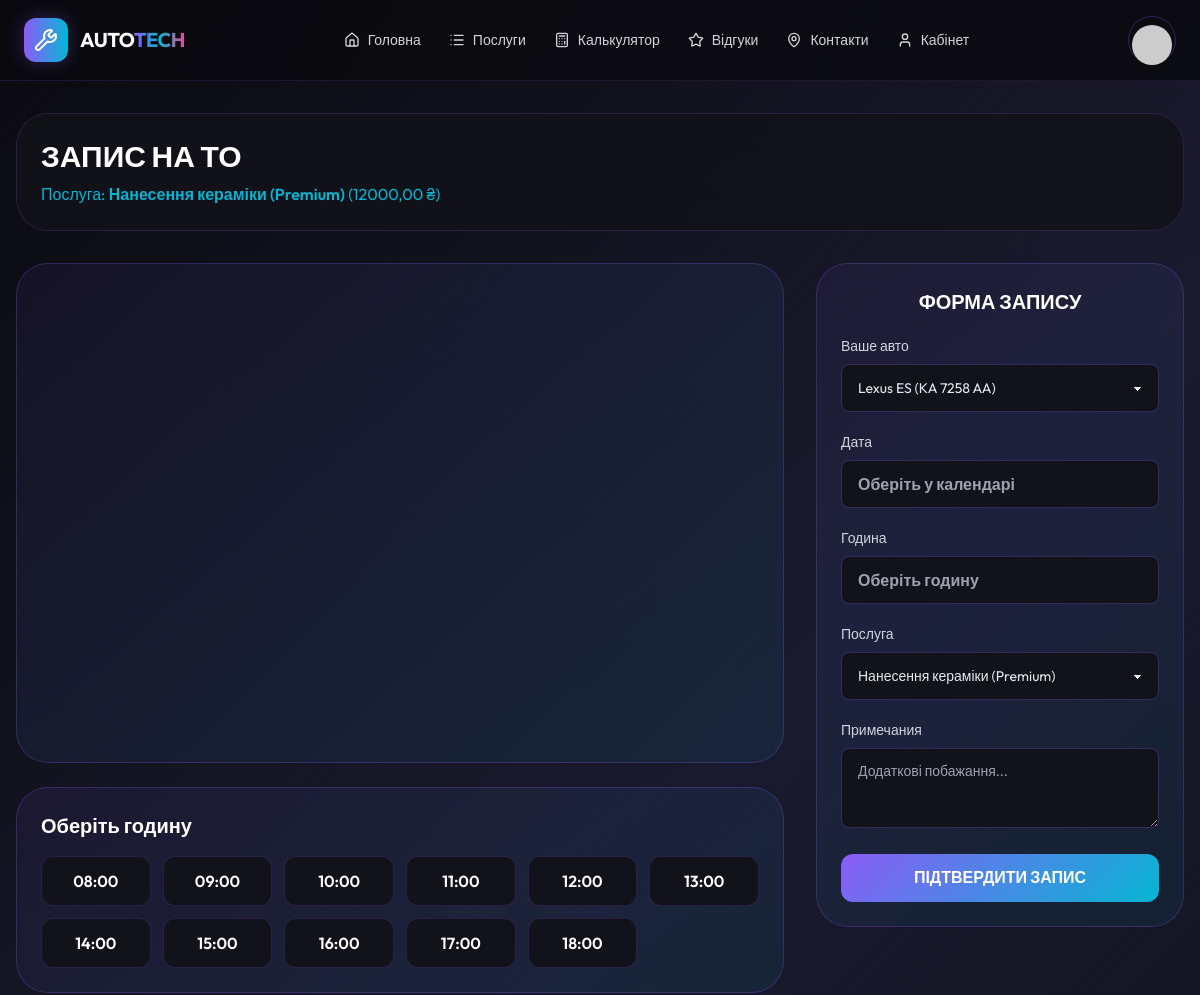
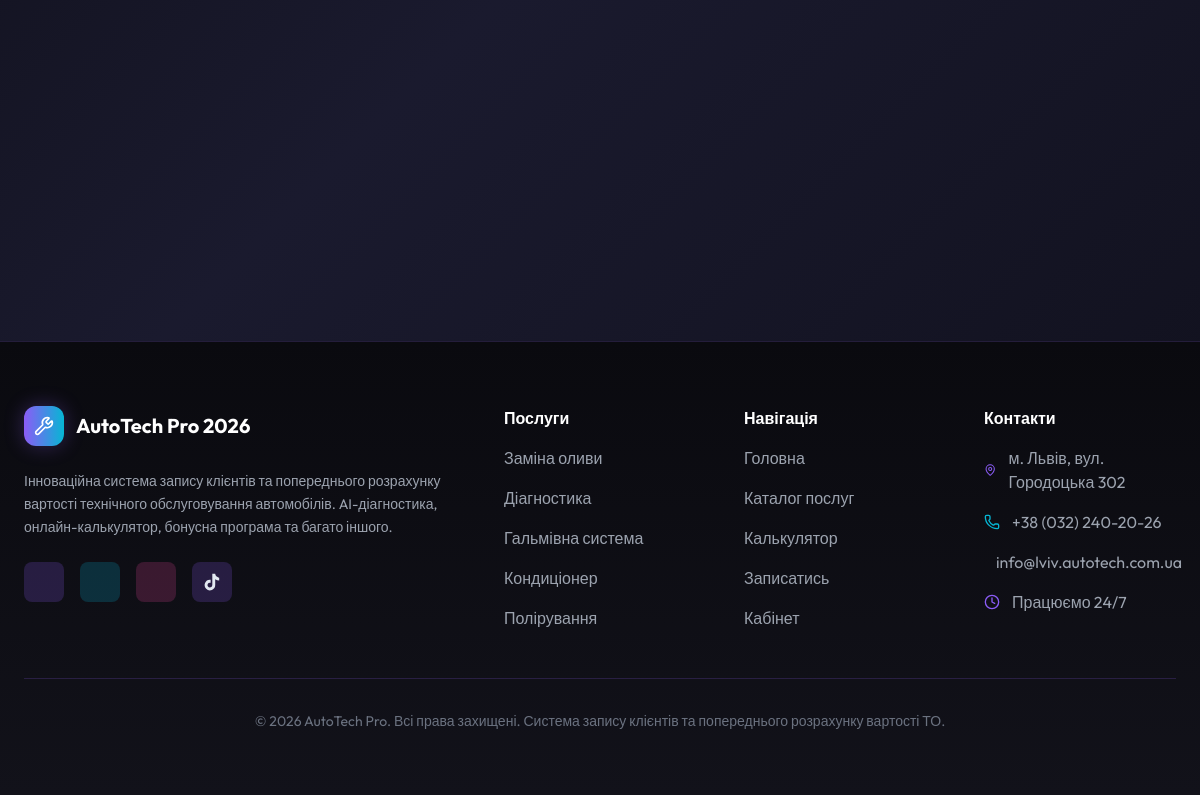
The page /bookings/create/?service=5 (signed in) on the database its author committed (2 pictures, top to bottom).
### services/models.py (models this page shows, shortened)
class Service(models.Model):
    category = models.ForeignKey(ServiceCategory, on_delete=models.CASCADE, related_name="services")
    name = models.CharField(max_length=200, verbose_name=_("Назва послуги"))
    description = models.TextField(blank=True, verbose_name=_("Опис"))
    base_price = models.DecimalField(max_digits=10, decimal_places=2, verbose_name=_("Базова ціна"))
    estimated_time = models.DurationField(verbose_name=_("Орієнтовний час"))
    class Meta:
        verbose_name = _("Послуга")
        verbose_name_plural = _("Послуги")

### bookings/views.py (the view, shortened to what this page needs)
# urls.py: path("create/", views.booking_create, name="create"),
@login_required
def booking_create(request):
    today = datetime.now().strftime("%Y-%m-%d")
    hours_list = ["08", "09", "10", "11", "12", "13", "14", "15", "16", "17", "18"]
    service_id = request.GET.get("service")
    selected_service = None
    service_filter = None
    if service_id:
        try:
            selected_service = Service.objects.get(id=service_id)
            service_filter = selected_service.name
        except Service.DoesNotExist:
            pass
    booked_dates = []
    bookings_query = Booking.objects.all()
    if service_filter:
        bookings_query = bookings_query.filter(service_type=service_filter)
    booked_dates_json = str(booked_dates).replace("'", '"')
    cars = UserCar.objects.filter(user=request.user)
    return render(
        request,
        "bookings/create.html",
        {
            "cars": cars,
            "hours_list": hours_list,
            "today": today,
            "booked_dates_json": booked_dates_json,
            "selected_service": selected_service,
        },
    )

### templates/bookings/create.html (shortened to what this page needs)
{% extends 'base.html' %}
{% load static %}
{% block content %}
<div class="space-y-8">
    <div class="glass-panel rounded-[32px] p-6">
        <h1 class="text-3xl font-bold text-white">ЗАПИС НА ТО</h1>
        {% if selected_service %}
        <p class="text-cyber-cyan mt-2">Послуга: <span class="font-semibold">{{ selected_service.name }}</span> ({{ selected_service.base_price }} ₴)</p>
        {% else %}
        <p class="text-gray-400 mt-2">Оберіть зручний час та дату для вашого автомобіля</p>
        {% endif %}
    </div>
    {% if not cars %}
    <div class="glass-panel rounded-[32px] p-8 text-center">
        <div class="w-20 h-20 mx-auto rounded-full bg-cyber-purple/20 flex items-center justify-center mb-4">
            <i data-lucide="car" class="w-10 h-10 text-cyber-purple"></i>
        </div>
        <h2 class="text-2xl font-bold text-white mb-2">У вас немає автомобілів</h2>
        <p class="text-gray-400 mb-6">Спочатку додайте автомобіль у гараж</p>
        <a href="{% url 'profile' %}" class="btn-cyber">Додати автомобіль</a>
    </div>
    {% else %}
    <div class="grid grid-cols-1 lg:grid-cols-3 gap-8">
        <div class="lg:col-span-2">
            <div class="cyber-card p-6 rounded-[32px]">
                <div id="calendar" class="h-[450px]"></div>
            </div>
            <div class="cyber-card p-6 rounded-[32px] mt-6">
                <h3 class="text-xl font-bold text-white mb-4">Оберіть годину</h3>
                <div class="grid grid-cols-4 md:grid-cols-6 gap-3" id="time-slots">
                    {% for hour in hours_list %}
                    <button type="button" class="time-slot px-4 py-3 rounded-xl border border-cyber-purple/20 bg-cyber-surface text-white font-semibold hover:bg-cyber-purple/20" data-hour="{{ hour }}">
                        {{ hour }}:00
                    </button>
                    {% endfor %}
                </div>
            </div>
        </div>
        <div>
            <div class="cyber-card p-6 rounded-[32px] space-y-5 sticky top-24">
                <h3 class="text-xl font-bold text-white text-center">ФОРМА ЗАПИСУ</h3>
                <form method="post" class="space-y-5">
                    <div>
                        <label class="block text-sm font-medium text-gray-300 mb-2">Ваше авто</label>
                        <select name="car" class="select select-bordered w-full bg-cyber-surface border-cyber-purple/30" required>
                            {% for car in cars %}
                                <option value="{{ car.id }}">{% if car.model.brand %}{{ car.model.brand.name }} {% endif %}{{ car.model.name }} ({{ car.license_plate }})</option>
                            {% endfor %}
                        </select>
                    </div>
                    <div>
                        <label class="block text-sm font-medium text-gray-300 mb-2">Дата</label>
                        <input type="text" id="id_scheduled_at" name="scheduled_at" readonly required
                               class="input input-bordered w-full bg-cyber-surface border-cyber-purple/30 text-cyber-purple font-semibold"
                               placeholder="Оберіть у календарі">
                    </div>
                    <div>
                        <label class="block text-sm font-medium text-gray-300 mb-2">Година</label>
                        <input type="text" id="id_scheduled_time" readonly required
                               class="input input-bordered w-full bg-cyber-surface border-cyber-purple/30 text-cyber-cyan font-semibold"
                               placeholder="Оберіть годину">
                    </div>
                    <div>
                        <label class="block text-sm font-medium text-gray-300 mb-2">Послуга</label>
                        <select name="service_type" class="select select-bordered w-full bg-cyber-surface border-cyber-purple/30">
                            {% if selected_service %}
                            <option value="{{ selected_service.name }}" selected>{{ selected_service.name }}</option>
                            {% endif %}
                        </select>
                    </div>
                    <div>
                        <label class="block text-sm font-medium text-gray-300 mb-2">Примечания</label>
                        <textarea name="notes" class="textarea textarea-bordered w-full bg-cyber-surface border-cyber-purple/30 h-20" placeholder="Додаткові побажання..."></textarea>
                    </div>
                    <button type="submit" class="btn-cyber w-full h-12 rounded-xl font-semibold">
                        ПІДТВЕРДИТИ ЗАПИС
                    </button>
                </form>
            </div>
        </div>
    </div>
    {% endif %}
</div>
{% endblock %}

### templates/base.html (style rules this page uses)
:root { --cyber-purple: #8b5cf6; --cyber-cyan: #06b6d4; --cyber-pink: #ec4899; }
body { background: linear-gradient(135deg, #0a0a0f 0%, #1a1a2e 50%, #0f0f1a 100%); min-height: 100vh; color: #e2e8f0; font-family: 'Outfit', sans-serif; }
.glass-panel { background: rgba(18, 18, 26, 0.9); backdrop-filter: blur(20px); border: 1px solid rgba(139, 92, 246, 0.2); }
.cyber-card { background: linear-gradient(145deg, rgba(139, 92, 246, 0.08) 0%, rgba(6, 182, 212, 0.08) 100%); border: 1px solid rgba(139, 92, 246, 0.25); transition: all 0.3s ease; }
.btn-cyber { background: linear-gradient(135deg, var(--cyber-purple) 0%, var(--cyber-cyan) 100%); color: white; border: none; font-weight: 600; }
.btn-cyber, .btn, .btn-outline { display: inline-flex !important; align-items: center !important; justify-content: center !important; text-align: center !important; line-height: 1.2 !important; vertical-align: middle !important; }
.btn-cyber, .btn { padding-top: 0.5rem !important; padding-bottom: 0.5rem !important; }

### templates/bookings/create.html (style rules this page uses)
.time-slot { transition: all 0.2s ease; }

### rows shown on the page
Service: name "Нанесення кераміки (Premium)", base_price "12000,00", service_type "Нанесення кераміки (Premium)"

### other values the page prints
{{ hour }} "08" "09" "10" "11" "12" "13" "14" "15" "16" "17" "18"
form field car "Lexus ES (KA 7258 AA)"
